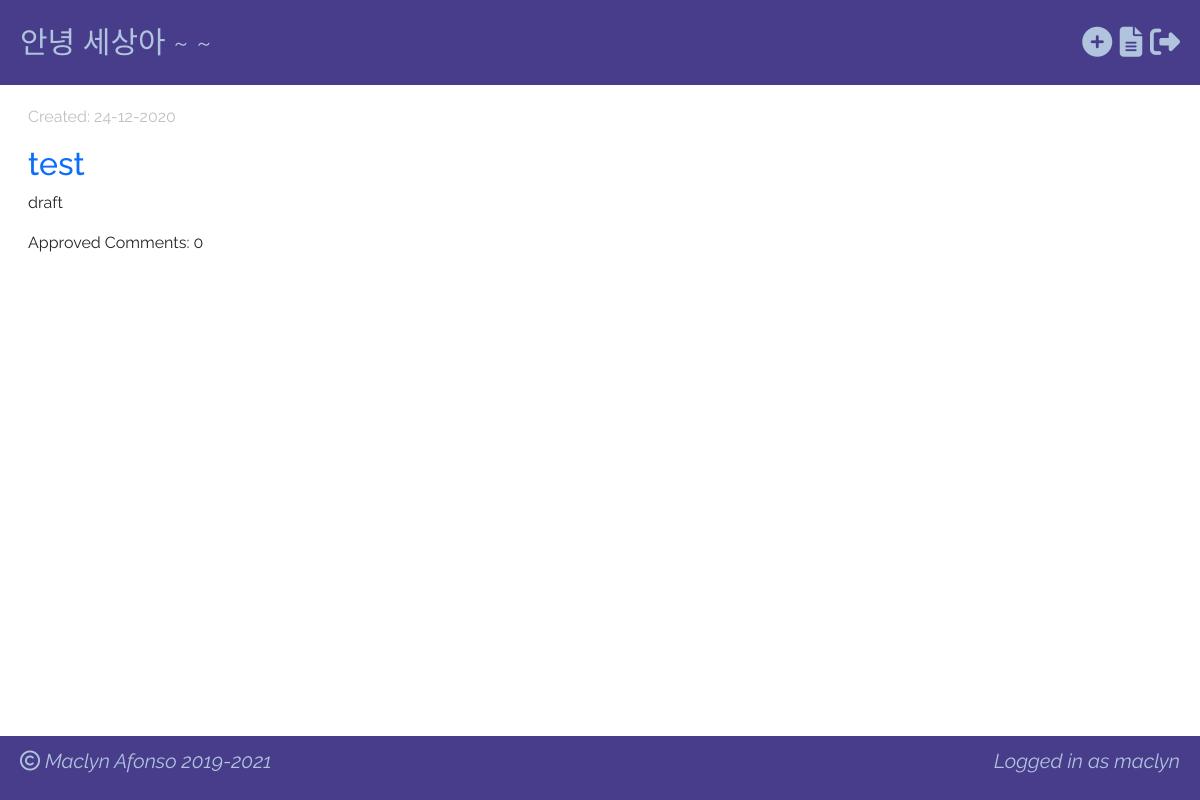
Page /drafts/ (signed in) on the committed database.
### blog/models.py (models this page shows, shortened)
class Post(models.Model):
    author = models.ForeignKey('auth.User', on_delete=models.CASCADE)
    title = models.CharField(max_length=250)
    text = models.TextField()
    created_date = models.DateTimeField(default=timezone.now)
    published_date = models.DateTimeField(blank=True, null=True)
    approved = models.BooleanField(default=False)
    def approved_comments(self):
        return self.comments.filter(approved=True)

### blog/views.py (the view)
# urls.py: path('drafts/', views.post_draft_list, name='post_draft_list'),
def post_draft_list(request):
    posts = Post.objects.filter(published_date__isnull=True).order_by('-created_date')
    posts_for_frontend = {
        'posts': posts
    }
    return render(request, 'blog/post_list.html', posts_for_frontend)

### blog/templates/blog/post_list.html
{% extends 'blog/base_page.html' %}
{% block content %}
    {% if posts|length > 0 %}
        {% for post in posts %}
            <div class="row-content">
                {% if post.published_date %}
                    <p class="date">Published: {{ post.published_date|date:'d-m-Y' }} </p>
                {% else %}
                    <p class="date">Created: {{ post.created_date|date:'d-m-Y' }} </p>
                {% endif %}
                <h2><a href="{% url 'post_details' primary_key=post.pk %}"> {{ post.title }} </a></h2>
                <p> {{ post.text | truncatechars:50 }} </p>
                <span>Approved Comments: {{ post.approved_comments.count }}</span>
            </div>
        {% endfor %}
    {% else %}
    <div class="no-posts-message">
        <div><i class="fas fa-info-circle"></i></div>
        <div>No Posts to view!</div>
    </div>
    {% endif %}
{% endblock %}

### blog/templates/blog/base_page.html (shortened to what this page needs)
<!DOCTYPE html>
<html lang="en">
<head>
    <link href="https://cdn.jsdelivr.net/npm/bootstrap@5.0.0-beta1/dist/css/bootstrap.min.css" rel="stylesheet">
    {% load static %}
    <link href="{% static 'css/style.css' %}" rel="stylesheet">
</head>
<body>
    <div class="header">
        <div><a href="{% url 'post_list' %}"> 안녕 세상아 ~ ~ </a></div>
        <div>
            {% if user.is_authenticated %}
                <a href="{% url 'post_new' %}" data-toggle="tooltip" title="Create a new post"><i class="fas fa-plus-circle"></i></a>
                <a href="{% url 'post_draft_list' %}" data-toggle="tooltip" title="View Drafts"><i class="fas fa-file-alt"></i></a>
                <a href="{% url 'logout' %}" data-toggle="tooltip" title="Logout"><i class="fas fa-sign-out-alt"></i></a>
            {% else %}
                <a href="{% url 'login' %}" data-toggle="tooltip" title="Login"><i class="fas fa-sign-in-alt"></i></a>
            {% endif %}
        </div>
    </div>
    <div class="content-container">
        <div class="row">
            {% block content %}
            {% endblock %}
        </div>
    </div>
    <div class="footer">
        <span class="copyright"><i class="far fa-copyright"></i> Maclyn Afonso 2019-2021</span>
        {% if user.is_authenticated %}
            <span class="logged-in-user">Logged in as {{ user.username }}</span>
        {% else %}
            <a href="{% url 'signup' %}" class="signup-link">Sign up?</a>
        {% endif %}
    </div>
</body>
</html>

### blog/static/css/style.css (style rules this page uses)
body { font-family: 'Raleway', sans-serif; }
body a { text-decoration: none; }
.header { background-color: darkslateblue; margin-top: 0; padding: 20px 20px 20px 20px; display: flex; justify-content: space-between; font-size: 30px; font-style: bold; }
.header a { color: lightsteelblue; }
.footer { background-color: darkslateblue; padding: 10px 20px 10px 20px; display: flex; justify-content: space-between; position: fixed; bottom: 0; width: 100%; height: 8vh; }
.logged-in-user, .copyright, .signup-link { font-style: italic; font-size: 20px; color: lightsteelblue; }
.content-container { display: flex; flex-direction: column; max-width: 65vw; margin-top: 20px; }
.row, .row-content { padding-left: 20px; padding-bottom: 10vh; }
.date { color: silver; }

### rows in the picture
Post: created_date "24-12-2020", title "test", text "draft", approved_comments.count "0"

### other values in the picture
{{ user.username }} "maclyn"
